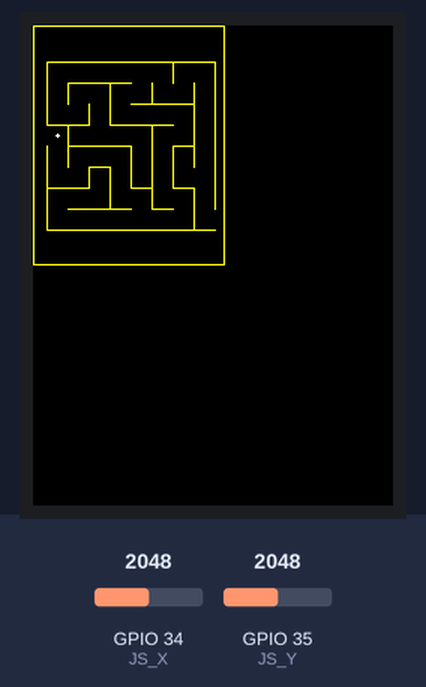
A sketch run on a simulated ESP32. On the bench: 240×320 colour display. The inputs (shaded band) are chosen by the test bench; at power-on: GPIO 34 (JS_X) = 2048, GPIO 35 (JS_Y) = 2048.

Above: at 1.3 s.
1.4 s: GPIO 34 (JS_X) set to 2121
At 3.16 s:
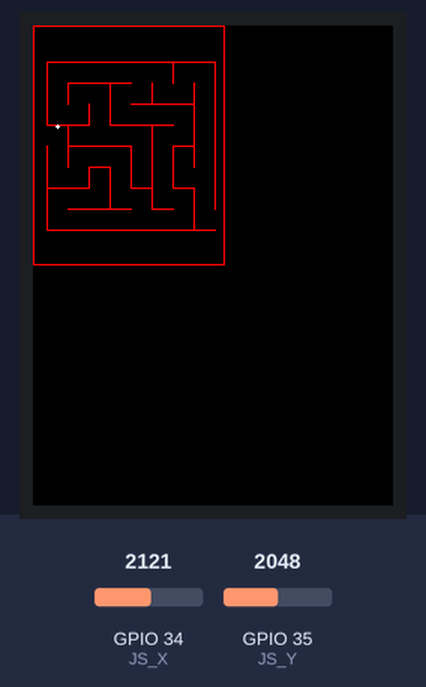
4.4 s: GPIO 34 (JS_X) set to 2047
At 4.99 s:
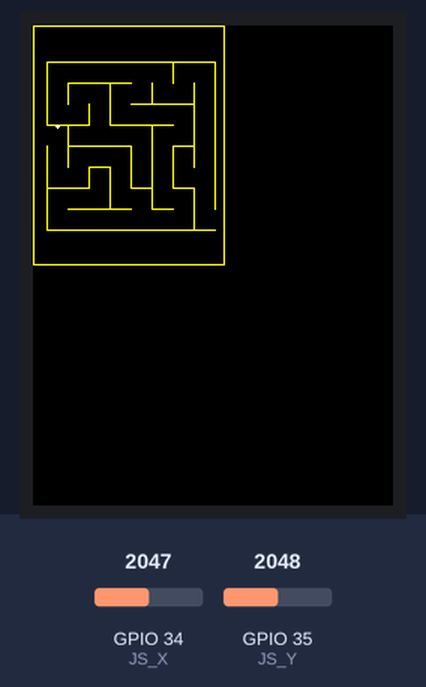
6.6 s: GPIO 35 (JS_Y) set to 2866
8.3 s: GPIO 35 (JS_Y) set to 0
10.1 s: GPIO 34 (JS_X) set to 0
Timing chart, 0 to 12.9 s (numbered marks = the images above; inputs shaded):
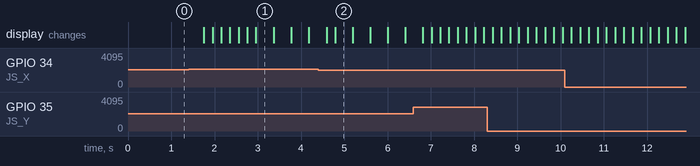

The sketch:

main.ino
```cpp
/***********************

Created by Jonas Kjeldmand Jensen
November 2023

Haptic Game for the Blind

***********************/

// libraries included for screen capabilities
#include <Adafruit_ILI9341.h>
#include <SPI.h>

// Pin connections for the display (adjust according to your wiring)
#define TFT_DC 12 // DC or RS pin (GPIO33 on ESP32)
#define TFT_CS 13 // CS or SS pin (GPIO15 on ESP32)
#define TFT_RST 4  // Reset pin (GPIO32 on ESP32, optional)
#define TFT_MOSI 23  // MOSI pin (GPIO13 on ESP32)
#define TFT_CLK  18  // CLK or SCK pin (GPIO14 on ESP32)

/***********************
lcd pin  1     2    3    4     5      6    7     8

e2sp    VIN  GND    15   12     33    23   18     3v3

************************************/

// macros for color (16 bit)
#define BLACK 0x0000
#define NAVY 0x000F
#define DARKGREEN 0x03E0
#define DARKCYAN 0x03EF
#define MAROON 0x7800
#define PURPLE 0x780F
#define OLIVE 0x7BE0
#define LIGHTGREY 0xC618
#define DARKGREY 0x7BEF
#define BLUE 0x001F
#define GREEN 0x07E0
#define CYAN 0x07FF
#define RED 0xF800
#define MAGENTA 0xF81F
#define YELLOW 0xFFE0
#define WHITE 0xFFFF
#define ORANGE 0xFD20
#define GREENYELLOW 0xAFE5
#define PINK 0xF81F
#define LIME 0x67E0

//stick pins
#define JS_X 34
#define JS_Y 35

#define DIR_STOP 0
#define DIR_UP 1
#define DIR_DWN 2
#define DIR_LEFT 3
#define DIR_RIGHT 4

int xValue = 0; // To store value of the X axis
int yValue = 0; // To store value of the Y axis
int xLast = 0;//store the previous value of x y
int yLast = 0;//only print out when changes..

// Set the initial player starting point
int x = 16;
int y = 73;

// Wall coordinates
const int WALL_COORDS[][4] = {
  //  <->   up   <->   down
  //  0     0     0     0
  {0, 0, 127, 0},     // top
  {127, 0, 127, 159}, // right
  {0, 159, 127, 159}, // bottom
  {0, 0, 0, 159},     // left
  // Draw the walls of the maze
  //Horizontal
  {9, 24, 121, 24},
  {23, 38, 65, 38},
  {65, 52, 107, 52},
  {9, 66, 37, 66},
  {51, 66, 93, 66},
  {23, 80, 65, 80},
  {93, 80, 107, 80},
  {9, 108, 37, 108},
  {9, 108, 37, 108},
  {37, 94, 51, 94},
  {65, 108, 79, 108},
  {93, 108, 107, 108},
  {23, 122, 65, 122},
  {79, 122, 93, 122},
  {9, 136, 121, 136},
  //Vertical
  {9, 24, 9, 66},
  {93, 24, 93, 38},
  {121, 24, 121, 122},
  {23, 38, 23, 52},
  {51, 38, 51, 66},
  {79, 38, 79, 52},
  {107, 38, 107, 94},
  {37, 52, 37, 66},
  {23, 66, 23, 94},
  {79, 66, 79, 122},
  {9, 80, 9, 136},
  {65, 80, 65, 108},
  {93, 80, 93, 108},
  {37, 94, 37, 108},
  {51, 94, 51, 122},
  {107, 108, 107, 136}
};

// Create an instance of the ILI9341 display
Adafruit_ILI9341 tft = Adafruit_ILI9341(TFT_CS, TFT_DC, TFT_RST);

//are we debugging?
bool Debugging = true;
bool mazeRed = false;

void setup() {

  Serial.begin(9600);
  while (!Serial);
  tft.begin();

  mazeWalls(YELLOW);
}

int readStick() {

  int result = DIR_STOP;

  // read analog X and Y analog values
  xValue = analogRead(JS_X);
  yValue = analogRead(JS_Y);

  if (xValue == 0)
  {
    // Move Down
    result = DIR_DWN;

  } else if (xValue > 2048)
  {
    // Move Up
    result = DIR_UP;

  }
  if (result == DIR_STOP) {
    if (yValue == 0)
    {
      // Move right
      result = DIR_RIGHT;
    } else if (yValue > 2048)
    {
      // Move left
      result = DIR_LEFT;
    }
  }
  return result;
}

void drawPlayer(uint16_t color){
  tft.drawPixel(x, y  , color);
  tft.drawPixel(x, y-1, color);
  tft.drawPixel(x-1, y, color);
  tft.drawPixel(x, y+1, color);
  tft.drawPixel(x+1, y, color);
}

void loop() {

  int buttons = readStick();
  drawPlayer(WHITE);
  delay(200);

if (mazeRed){
      mazeWalls(YELLOW);
  }

  // Check if the user's next move will intersect with a wall
  bool canMove = buttons != DIR_STOP;
  int nextX = x, nextY = y;

  if (buttons == DIR_LEFT) {
    nextX -= 1;
    if (nextX < 0 || nextX > 127) { // out of bounds
      canMove = false;
    } else {
      // Check if the next move intersects with a wall
      if (wallCollision(nextX, nextY)) canMove = false;
    }
  } else if (buttons == DIR_UP) {
    nextY -= 1;
    if (nextY < 0 || nextY > 159) { // out of bounds
      canMove = false;
    } else {
      // Check if the next move intersects with a wall
      if (wallCollision(nextX, nextY)) canMove = false;
    }
  } else if (buttons == DIR_RIGHT) {
    nextX += 1;
    if (nextX < 0 || nextX > 127) { // out of bounds
      canMove = false;
    } else {
      // Check if the next move intersects with a wall
      if (wallCollision(nextX, nextY)) canMove = false;
    }
  } else if (buttons == DIR_DWN) {
    nextY += 1;
    if (nextY < 0 || nextY > 159) { // out of bounds
      canMove = false;
    } else {
      // Check if the next move intersects with a wall
      if (wallCollision(nextX, nextY)) canMove = false;
    }
  }

  // Move the user if allowed
  if (canMove) {
    // Delete previous position
    drawPlayer(BLACK);
    x = nextX;
    y = nextY;
  }
}

bool wallCollision(int nx, int ny) {
  bool result = false;
  // Check if the next move intersects with a wall
  for (int i = 0; i < sizeof(WALL_COORDS) / sizeof(WALL_COORDS[0]); i++) {
    int x1 = WALL_COORDS[i][0];
    int y1 = WALL_COORDS[i][1];
    int x2 = WALL_COORDS[i][2];
    int y2 = WALL_COORDS[i][3];
    if (x1 == x2 && x1 == nx && y1 <= ny && y2 >= ny ||
        y1 == y2 && y1 == ny && x1 <= nx && x2 >= nx) {
      result = true;

      // Maze walls blinks red
      mazeWalls(RED);
      mazeRed = true;
      break;
    }
  }
  return result;
}

void mazeWalls(uint16_t color) {
  // Draw the walls of the maze
  for (int i = 0; i < sizeof(WALL_COORDS) / sizeof(WALL_COORDS[0]); i++) {
    int x1 = WALL_COORDS[i][0];
    int y1 = WALL_COORDS[i][1];
    int x2 = WALL_COORDS[i][2];
    int y2 = WALL_COORDS[i][3];
    tft.drawLine(x1, y1, x2, y2, color);
  }
}
```

Measured:
- the behaviour switches between 2048 and 2049 on GPIO 34 (JS_X) (found by bisection; images 0 and 1)
- after the input at 1.4 s, the display: first changes after 0.35 s (image 1 shows a later state)
- after the input at 4.4 s, the display: first differs from a run without the input after 0.39 s (image 2)
